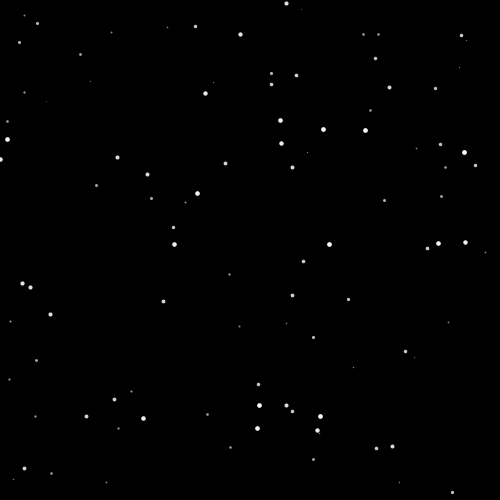
Frame 1 (no input)
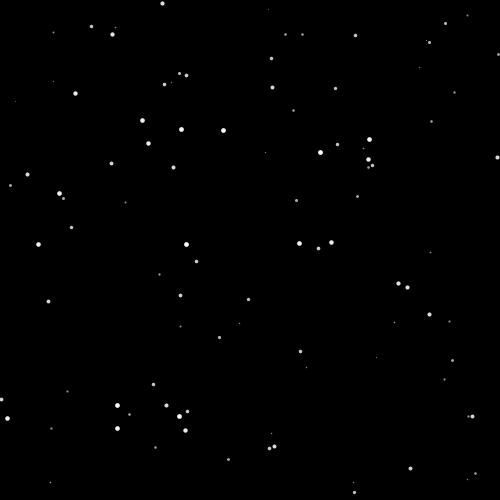
Frame 60 (the mouse pressed at the canvas centre just before this capture)
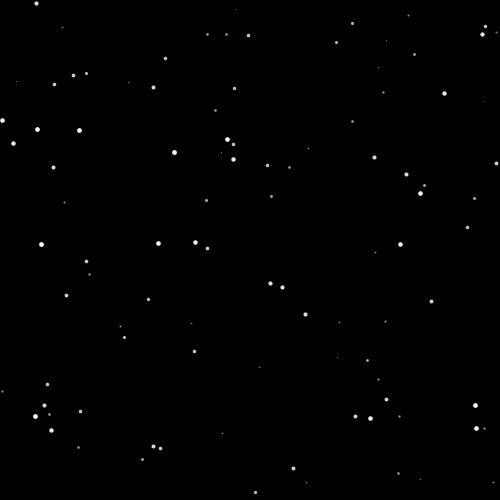
Frame 120 (the mouse held since frame 60 and released just before this capture)

The Processing sketch that drew these frames (run headless with seeded random() and noise(); from frame 60 on, the mouse is pressed at the canvas centre):

// Processing sketch: processing_157832
// ── processing_157832.pde

float[] x = new float[100];
float[] y = new float [100];  //could be {2,4,5,6}; 
float[] speed = new float [100];;

void setup(){
  size(500,500);
  background(0);
  stroke(200,200,233);
  noCursor();
  
  
  int i = 0;
  while(i < 100) {
  x[i] = random(0, width);
  y[i] = random(0, height);
  speed[i] = random(1,5);
  i = i + 1;
  }
}

void draw() {
  background(0);
  
 
  
  int i = 0;
  while ( i < 100) {
    float co = map(speed[i], 1,5,100,255);
    stroke(co);
    strokeWeight(speed[i]);
  point(x[i],y[i]);
  x[i] = x [i]- speed[i] / 2;
  if(x[i] < 0) {
    x[i] = width;
  }
  i = i + 1;
  }
  
}
  
